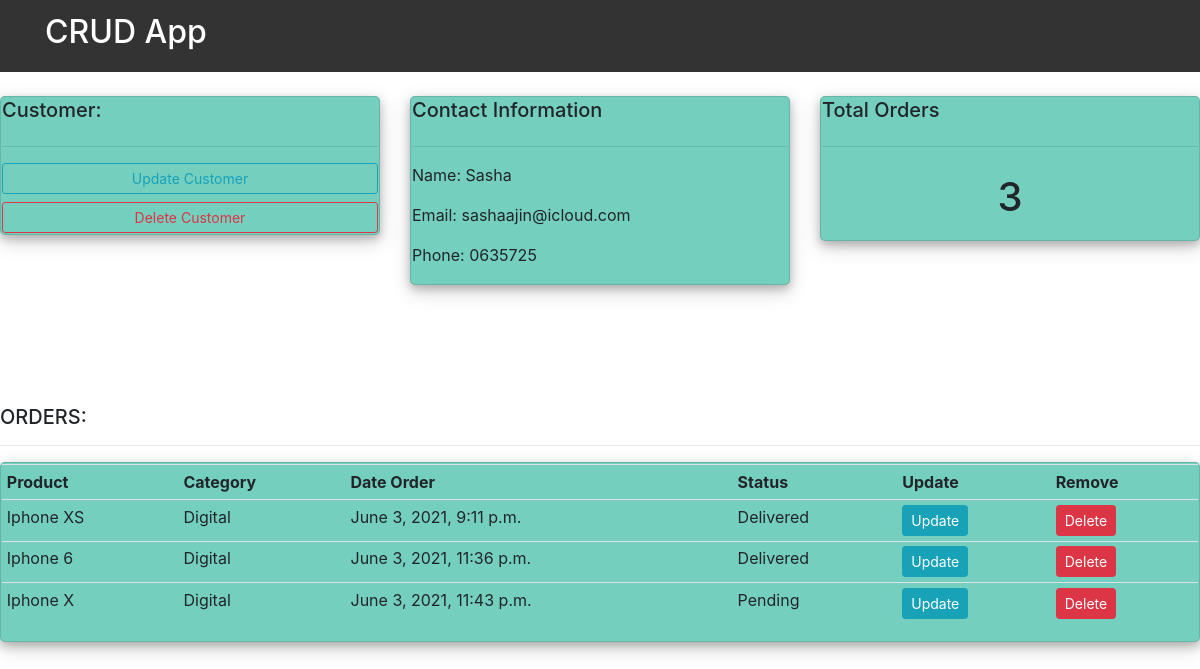
The page /customer_profile/9/ on the database its author committed.
### main/models.py (models this page shows, shortened)
class Customer(models.Model):
    name = models.CharField(max_length=200, null=True)
    phone = models.CharField(max_length=200, null=True)
    email = models.CharField(max_length=200, null=True)
    date_created = models.DateTimeField(auto_now_add=True, null=True)

class Order(models.Model):
    STATUS = (
        ('Pending', 'Pending'),
        ('Out for delivery', 'Out for delivery'),
        ('Delivered', 'Delivered'),
    )
    customer = models.ForeignKey(Customer, null=True, on_delete=models.CASCADE)
    product = models.ForeignKey(Product, null=True, on_delete=models.CASCADE)
    date_created = models.DateTimeField(auto_now_add=True, null=True)
    status = models.CharField(max_length=200, null=True, choices=STATUS)

class Product(models.Model):
    CATEGORY = (
        ('Digital', 'Digital'),
        ('Undigital', 'Undigital'),
    )
    name = models.CharField(max_length=200, null=True)
    image = models.ImageField(null=True, blank=True)
    price = models.FloatField(null=True)
    category = models.CharField(max_length=200, null=True, choices=CATEGORY)
    description = models.CharField(max_length=200, null=True, blank=True)
    date_created = models.DateTimeField(auto_now_add=True, null=True)
    def __str__(self):
        return self.name

### main/views.py (the view)
# urls.py: path('customer_profile/<str:pk>/', views.CustomerView.as_view(), name='customer'),
class CustomerView(DetailView):
    model = Customer
    template_name = 'customer.html'
    context_object_name = 'customer'
    def get_object(self, queryset=None):
        pk_ = self.kwargs.get('pk')
        customer = get_object_or_404(Customer, pk=pk_)
        return customer
    def get_context_data(self, **kwargs):
        context = super().get_context_data(**kwargs)
        pk_ = self.kwargs.get('pk')
        customer_ = get_object_or_404(Customer, pk=pk_)
        context['orders'] = Order.objects.filter(customer=customer_)
        context['order_count'] = Order.objects.filter(customer=customer_).count()
        return context

### main/templates/customer.html
{% extends 'base.html' %}
{% block content %}
    {% include 'nav.html' %}
    <div class="row">
        <div class="col-md">
            <div class="card card-body">
                <h5>Customer:</h5>
                <hr>
                <a class="btn btn-outline-info  btn-sm btn-block" href="{% url 'customer_update' customer.pk %}">
                    Update Customer</a>
                <a class="btn btn-outline-danger  btn-sm btn-block" href="{% url 'customer_delete' customer.pk %}">Delete
                    Customer</a>
            </div>
        </div>
        <div class="col-md">
            <div class="card card-body">
                <h5>Contact Information</h5>
                <hr>
                <p>Name: {{ customer.name }}</p>
                <p>Email: {{ customer.email }}</p>
                <p>Phone: {{ customer.phone }}</p>
            </div>
        </div>
        <div class="col-md">
            <div class="card card-body">
                <h5>Total Orders</h5>
                <hr>
                <h1 style="text-align: center;padding: 10px">{{ order_count }}</h1>
            </div>
        </div>
    </div>
    <br><br><br>
    <br>
    <br>
    <div class="row">
        <div class="col-md">
        <h5>ORDERS:</h5>
            <hr>
            <div class="card card-body">
                <table class="table table-sm">
                    <tr>
                        <th>Product</th>
                        <th>Category</th>
                        <th>Date Order</th>
                        <th>Status</th>
                        <th>Update</th>
                        <th>Remove</th>
                    </tr>
                    {% for order in orders %}
                        <tr>
                            <td>{{ order.product }}</td>
                            <td>{{ order.product.category }}</td>
                            <td>{{ order.date_created }}</td>
                            <td>{{ order.status }}</td>
                            <td><a class="btn btn-sm btn-info" href="{% url 'order_update' order.pk %}">Update</a></td>
                            <td><a class="btn btn-sm btn-danger" href="{% url 'order_delete' order.pk %}">Delete</a>
                            </td>
                        </tr>
                    {% endfor %}
                </table>
            </div>
        </div>
    </div>
{% endblock %}

### static/style.css (style rules this page uses)
.card { margin-top: auto; margin-bottom: auto; background: #74cfbf; display: flex; justify-content: center; flex-direction: column; padding: 1px; box-shadow: 0 4px 8px 0 rgba(0, 0, 0, 0.2), 0 6px 20px 0 rgba(0, 0, 0, 0.19); -webkit-box-shadow: 0 4px 8px 0 rgba(0, 0, 0, 0.2), 0 6px 20px 0 rgba(0, 0, 0, 0.19); -moz-box-shadow: 0 4px 8px 0 rgba(0, 0, 0, 0.2), 0 6px 20px 0 rgba(0, 0, 0, 0.19); border-radius: 5px; }

### rows shown on the page
Customer: name "Sasha", email "sashaajin@icloud.com", phone "0635725"
Order: product "Iphone XS", product.category "Digital", date_created "June 3, 2021, 9:11 p.m.", status "Delivered"
Order: product "Iphone 6", product.category "Digital", date_created "June 3, 2021, 11:36 p.m.", status "Delivered"
Order: product "Iphone X", product.category "Digital", date_created "June 3, 2021, 11:43 p.m.", status "Pending"

### other values the page prints
{{ order_count }} "3"
